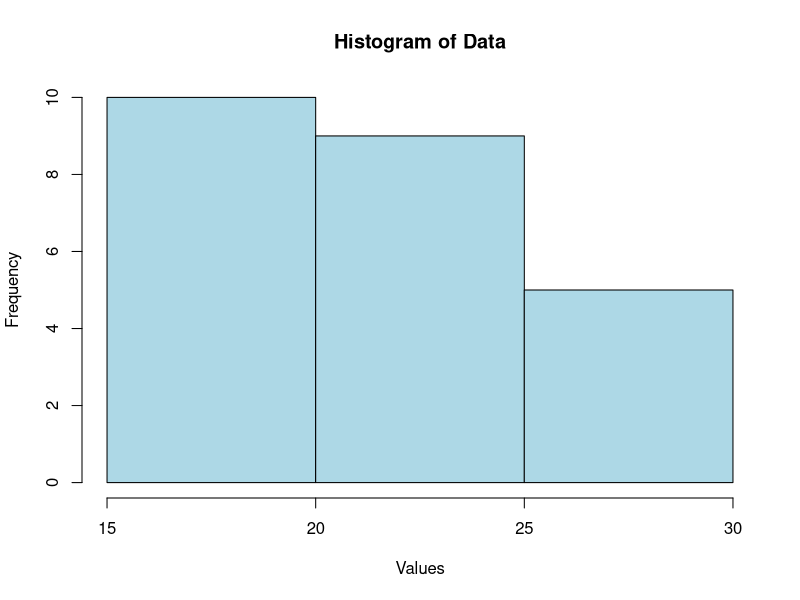

Write the R code that produced this figure.
x <- c(18,18,18,20,20,20,20,20,20,20,
       21,21,21,21,25,25,25,25,25,28,
       28,30,30,30)
x <- sort(x)
bins <- split(x, rep(1:3, each = 8))
print(bins)
means <- lapply(bins, function(b) rep(mean(b), length(b)))
print(means)
boundaries <- lapply(bins, function(b) {
  low <- min(b)
  high <- max(b)
  sapply(b, function(v) {
    if (abs(v-low) <= abs(v-high)) low else high
  })
})
print(boundaries)
hist(x, main="Histogram of Data",
     xlab="Values", ylab="Frequency",
     col="lightblue", breaks=3)
